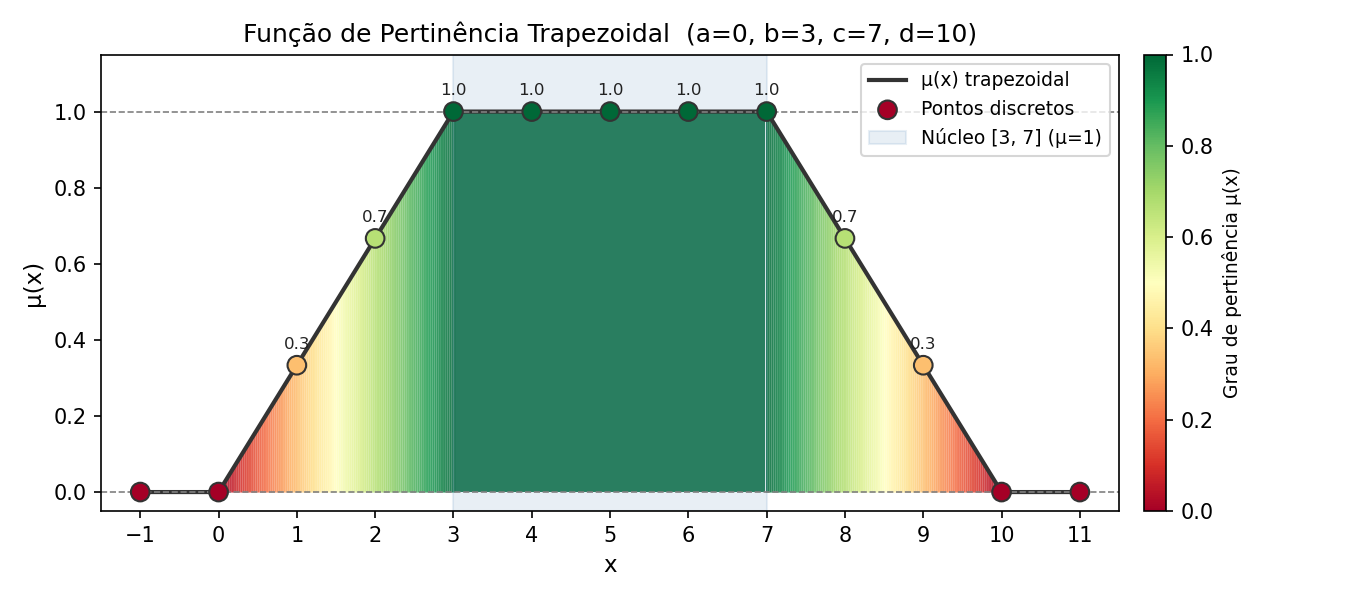

Write the Python code that produced this figure.
# GO1122-Png
import numpy as np
import matplotlib.pyplot as plt
import matplotlib.colors as mcolors


def trapezoidal(x, a, b, c, d):
    if x <= a or x >= d:
        return 0
    elif x <= b:
        return (x - a) / (b - a)
    elif x <= c:
        return 1
    else:
        return (d - x) / (d - c)


if __name__ == '__main__':
    print("=== Função de Pertinência Trapezoidal ===")
    # PARÂMETROS da trapezoidal: pé esq (a), início do plano (b), fim do plano (c), pé dir (d).
    # Para outro domínio: ajuste os 4 parâmetros. O núcleo [b,c] é onde μ=1 (certeza total).
    # Parâmetros: pé esquerdo a=0, subida b=3, descida c=7, pé direito d=10
    a, b, c, d = 0, 3, 7, 10
    print(f"  Parâmetros: a={a}, b={b}, c={c}, d={d}")
    print()
    xs = list(range(-1, 12))
    mus = [trapezoidal(x, a, b, c, d) for x in xs]
    for x, mu in zip(xs, mus):
        barra = "█" * int(mu * 20)
        print(f"  x={x:3d}: μ={mu:.2f} |{barra}")

    # VISUALIZAÇÃO — a região sombreada em azul [b,c] é o NÚCLEO da trapezoidal,
    # onde o elemento pertence completamente ao conjunto. Só os parâmetros acima mudam.
    # --- Gráfico colorido ---
    fig, ax = plt.subplots(figsize=(9, 4))

    x_cont = np.linspace(-1, 11, 500)
    mu_cont = np.array([trapezoidal(xi, a, b, c, d) for xi in x_cont])

    cmap = plt.cm.RdYlGn
    norm = mcolors.Normalize(vmin=0, vmax=1)

    for i in range(len(x_cont) - 1):
        mu_mid = (mu_cont[i] + mu_cont[i + 1]) / 2
        ax.fill_between(
            x_cont[i:i+2], 0, mu_cont[i:i+2],
            color=cmap(norm(mu_mid)), alpha=0.85, linewidth=0
        )

    ax.plot(x_cont, mu_cont, color='#333333', linewidth=2, label='μ(x) trapezoidal')

    ax.scatter(xs, mus, color=[cmap(norm(m)) for m in mus],
               edgecolors='#333333', s=80, zorder=5, label='Pontos discretos')

    for x, mu in zip(xs, mus):
        if mu > 0:
            ax.annotate(f'{mu:.1f}', (x, mu), textcoords='offset points',
                        xytext=(0, 8), ha='center', fontsize=8, color='#222222')

    ax.axhline(0, color='gray', linewidth=0.8, linestyle='--')
    ax.axhline(1, color='gray', linewidth=0.8, linestyle='--')
    ax.axvspan(b, c, alpha=0.12, color='steelblue', label=f'Núcleo [{b}, {c}] (μ=1)')

    sm = plt.cm.ScalarMappable(cmap=cmap, norm=norm)
    sm.set_array([])
    cbar = fig.colorbar(sm, ax=ax, pad=0.02)
    cbar.set_label('Grau de pertinência μ(x)', fontsize=9)

    ax.set_xlim(-1.5, 11.5)
    ax.set_ylim(-0.05, 1.15)
    ax.set_xlabel('x', fontsize=11)
    ax.set_ylabel('μ(x)', fontsize=11)
    ax.set_title(f'Função de Pertinência Trapezoidal  (a={a}, b={b}, c={c}, d={d})', fontsize=12)
    ax.legend(fontsize=9)
    ax.set_xticks(range(-1, 12))

    plt.tight_layout()
    plt.savefig('GO1122-Png.png', dpi=150)
    plt.show()
    print("\n  Gráfico salvo em GO1122-Png.png")
